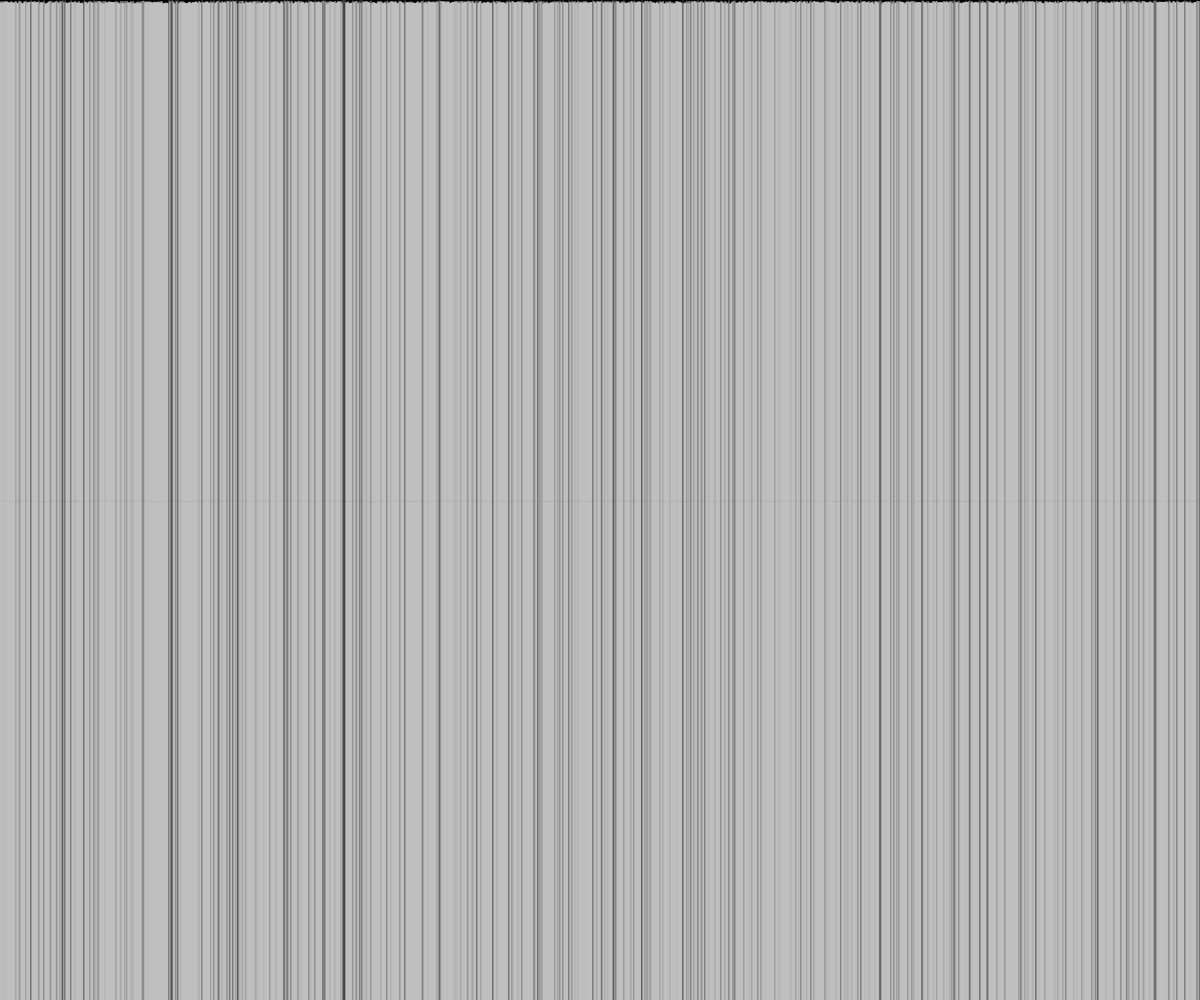
Frame 1 (no input)
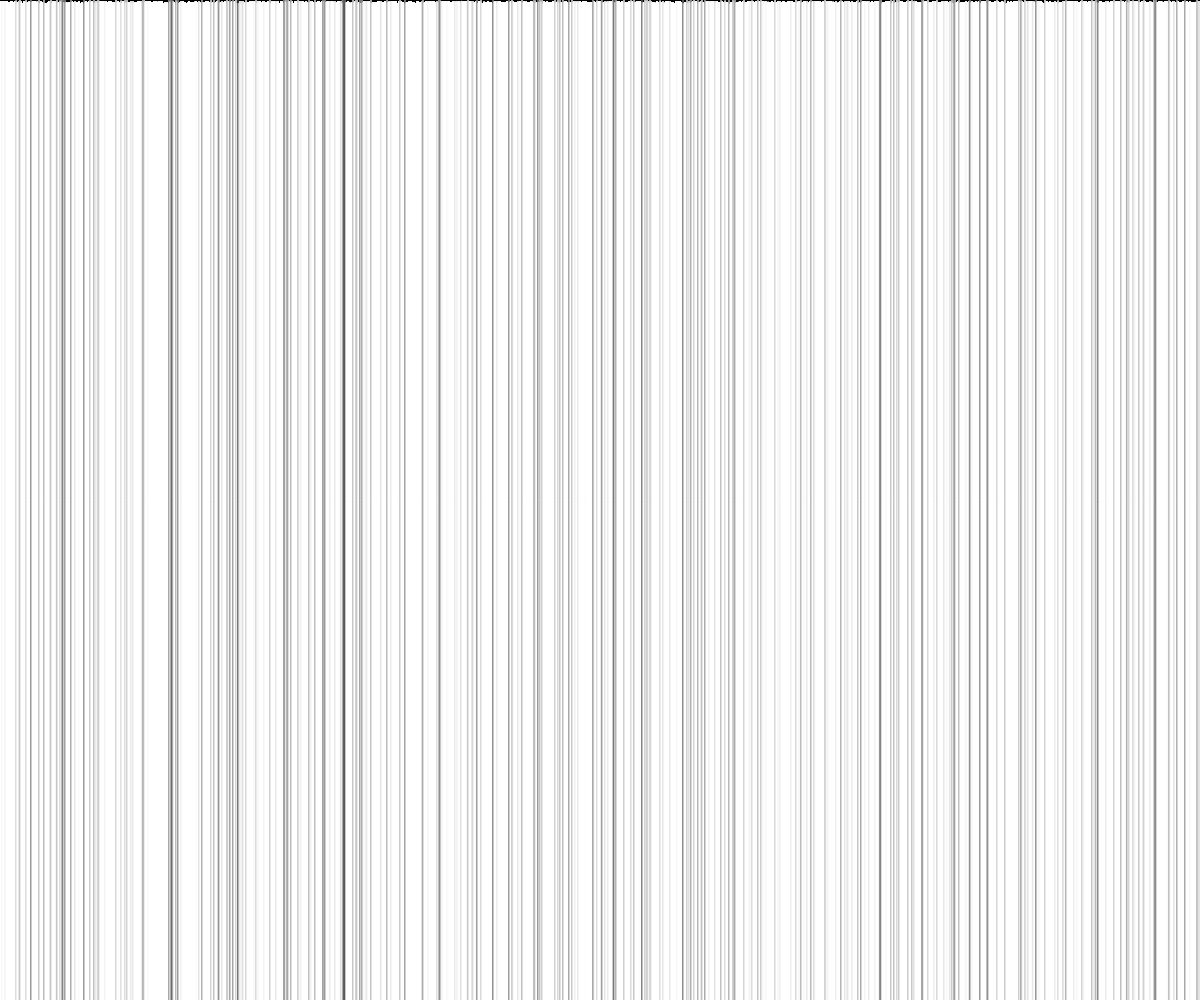
Frame 60 (no input)
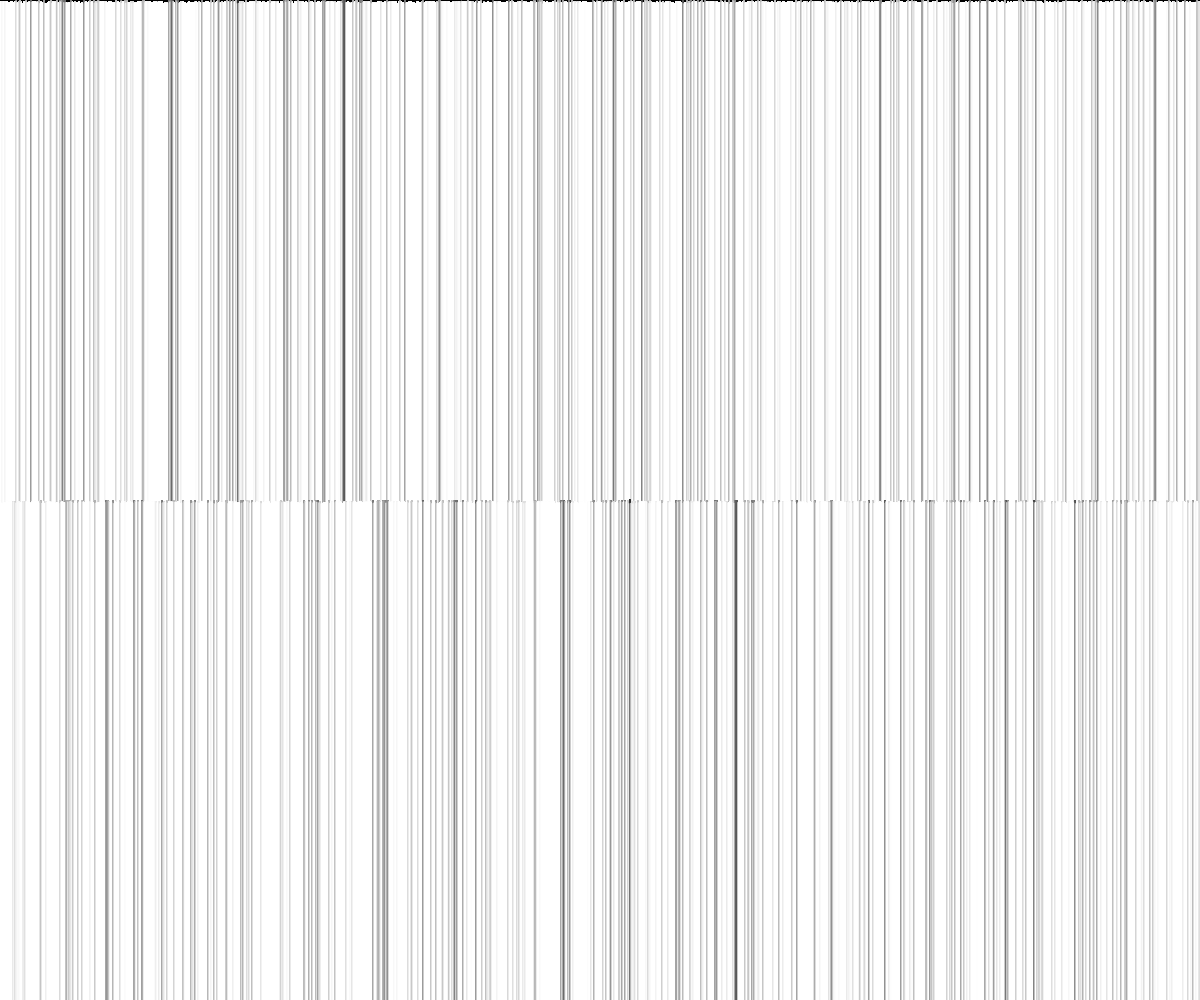
Frame 120 (the mouse pressed at the canvas centre since frame 60)

The p5.js sketch that drew these frames (run headless with seeded random() and noise() and a simulated clock; from frame 60 on, the mouse is pressed at the canvas centre):

// p5.js sketch
// ── sketch.js
let noiseScale=0.9;

function setup(){
createCanvas(windowWidth,windowHeight);
//allows new lines to overlap old lines to create pattern
background(0);
}

function draw(){
//for loop sets up lines going from left to right all the way across canvas
for(let x=0; x < width; x++){
// creates new lines and tells them to follow mouse vertically AND horizontally
  // mouseY*noiseScale makes the lines shorter or taller based on position of mouse
  let noiseVal = noise((mouseX+x)+noiseScale, mouseY*noiseScale);

//stroke at 750 makes lines essentially white; lower number makes them darker(values of black to white)
stroke(noiseVal*750);
// ypos of mouseY+noiseVal*5 and height essentially makes the lines go vertically from top to bottom since noiseVal is so small *5
line(x,mouseY+noiseVal*5,x,height);

}

}
